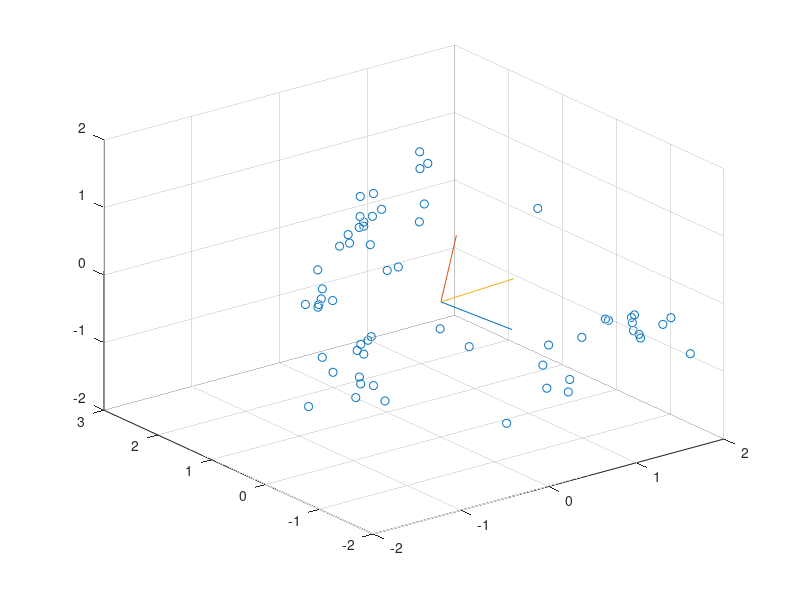
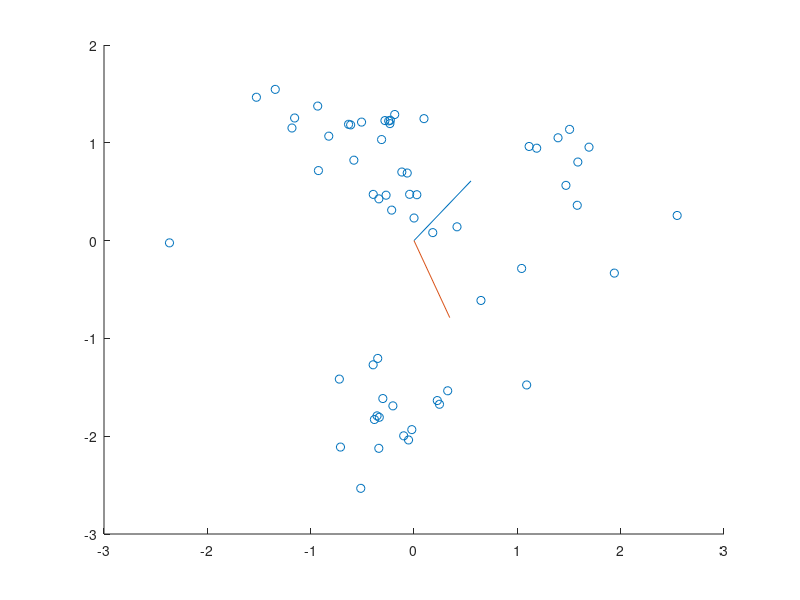

Write the MATLAB code that produced these figures, in order. (Note: this script raises an error after producing the figures.)
close all
load("F0_PVT.mat")
%Part 1 Section B

%a)
%Report Covariance matrix, eigen values, eigenvectors for the data

%Covariance matrix 
% - Combine struct to a single 3x60 matrix (TVP x all 10 trials on all 6
% objects)
% - Standardise (Subtract mean and divide by standard deviation)
% - Find covariance of the 3x60 matrix
concatenated_matrix = PVT';

matrix_mean = mean(concatenated_matrix, 2);
matrix_st = std(concatenated_matrix.');
concatenated_matrix = concatenated_matrix - matrix_mean;

concatenated_matrix(1, :) = concatenated_matrix(1, :) ./ matrix_st(1);
concatenated_matrix(2, :) = concatenated_matrix(2, :) ./ matrix_st(2);
concatenated_matrix(3, :) = concatenated_matrix(3, :) ./ matrix_st(3);

matrix_covariance = cov(concatenated_matrix.');
[matrix_eig_vects, matrix_eig_vals] = eig(matrix_covariance);

%b)
%Replot the standardised data with principal components displayed.

%Plotting standardised matrix
x = concatenated_matrix(1, :);
y = concatenated_matrix(2, :);
z = concatenated_matrix(3, :);

figure;
scatter3(x,y, z);
hold on

%Displaying eigen vectors
x = [ matrix_eig_vects(1, 1), matrix_eig_vects(2, 1), matrix_eig_vects(3, 1)];
y = [ matrix_eig_vects(1, 2), matrix_eig_vects(2, 2), matrix_eig_vects(3, 2)];
z = [ matrix_eig_vects(1, 3), matrix_eig_vects(2, 3), matrix_eig_vects(3, 3)];

plot3([0,0,0; x], [0,0,0; y], [0,0,0; z]);
hold off

%c)
%Reduce the data to 2-dimensions and replot.

%two largest eigenvalues are column 2,3, choose those eigenvectors
%multiply this feature vector matrix with the original data

feature_vector = [matrix_eig_vects(:,2), matrix_eig_vects(:,3)]; 

two_d_plot = concatenated_matrix.' * feature_vector;
figure;
scatter(two_d_plot(:, 1), two_d_plot(:,2));

hold on

x = [matrix_eig_vects(2, 1), matrix_eig_vects(3, 1)];
y = [matrix_eig_vects(2, 2), matrix_eig_vects(3, 2)];

plot([0,0; x], [0,0; y]);

hold off

%d)
%Show how the data is distributed across all PCs by plotting as separate 1D
%number lines

pc_one = [two_d_plot(: , 1)];
pc_two = [two_d_plot(: , 2)];
figure;

nexttile
scatter(pc_one, 1, 'filled','r');
hold on;
nexttile
scatter(pc_two, 2, 'filled','g');



%Part 2 Section B

%a)
%Use PCA to determine the principal components of electrode data. Report on
%the variances with a Scree plot

load("F0Electrodes.mat");

normalisedElectrodes = normalize(ElectrodesData);

covMat = cov(normalisedElectrodes);

[covEigenVectorsFull, covEigenValuesFull] = eig(covMat);

screePlotY = flip(diag(covEigenValuesFull));


figure;
plot(1:19, screePlotY, '-o');
title("Scree Plot for Electrode Data")
xlabel("Electrodes")
ylabel("Eigenvalues")


[covEigenVectors, covEigenValues] = eigs(covMat, 3);

projectionPrincipalComponents = normalisedElectrodes *covEigenVectors;

acrylicPrincipalComponents = projectionPrincipalComponents(1:10, :);
blackFoamPrincipalComponents = projectionPrincipalComponents(11:20, :);
carSpongePrincipalComponents = projectionPrincipalComponents(21:30, :);
flourSackPrincipalComponents = projectionPrincipalComponents(31:40, :);
kitchenSpongePrincipalComponents = projectionPrincipalComponents(41:50, :);
steelVasePrincipalComponents = projectionPrincipalComponents(51:60, :);


figure;
plot3(acrylicPrincipalComponents(:,1),acrylicPrincipalComponents(:,2),acrylicPrincipalComponents(:,3),'*')
hold on
plot3(blackFoamPrincipalComponents(:,1),blackFoamPrincipalComponents(:,2),blackFoamPrincipalComponents(:,3), '*')
hold on
plot3(carSpongePrincipalComponents(:,1),carSpongePrincipalComponents(:,2),carSpongePrincipalComponents(:,3),'*')
hold on
plot3(flourSackPrincipalComponents(:,1),flourSackPrincipalComponents(:,2),flourSackPrincipalComponents(:,3),'*')
hold on
plot3(kitchenSpongePrincipalComponents(:,1),kitchenSpongePrincipalComponents(:,2),kitchenSpongePrincipalComponents(:,3),'*')
hold on
plot3(steelVasePrincipalComponents(:,1),steelVasePrincipalComponents(:,2),steelVasePrincipalComponents(:,3),'*')
hold on
title("Principal Component Projection for Each Object")
xlabel('Pressure'); ylabel('Vibration'); zlabel('Temperature');
legend('Acrylic','Black Foam','Car Sponge', 'Flour Sack', 'Kitchen Sponge','Steel Vase')
save("PCAF0Electrodes.mat", "projectionPrincipalComponents");










